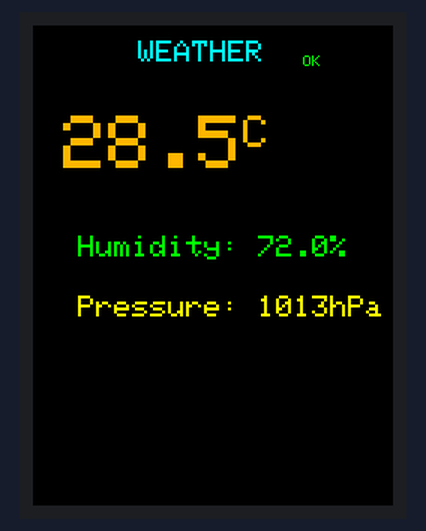
Bench run of a sketch on a simulated ESP32. Parts: 240×320 colour display.

Above: at 5.4 s.

The sketch:

esp32_weather.ino
```cpp
/*
 * ESP32 Weather Station - Display Only
 * Shows fake WiFi connecting, then static weather data
 */

#include <TFT_eSPI.h>

TFT_eSPI tft = TFT_eSPI();

void setup() {
  // Init display
  tft.init();
  tft.setRotation(0);
  tft.fillScreen(TFT_BLACK);

  // Show "WiFi..." for 5 seconds
  tft.setTextColor(TFT_WHITE, TFT_BLACK);
  tft.setTextSize(3);
  tft.setCursor(70, 140);
  tft.print("WiFi...");

  delay(5000);

  // Clear and show weather
  tft.fillScreen(TFT_BLACK);

  // Title
  tft.setTextColor(TFT_CYAN, TFT_BLACK);
  tft.setTextSize(2);
  tft.setCursor(70, 10);
  tft.print("WEATHER");

  // WiFi status - green OK
  tft.setTextColor(TFT_GREEN, TFT_BLACK);
  tft.setTextSize(1);
  tft.setCursor(180, 20);
  tft.print("OK");

  // Temperature - fixed 28.5
  tft.setTextColor(TFT_ORANGE, TFT_BLACK);
  tft.setTextSize(5);
  tft.setCursor(20, 60);
  tft.print("28.5");
  tft.setTextSize(3);
  tft.print("C");

  // Humidity - fixed 72%
  tft.setTextColor(TFT_GREEN, TFT_BLACK);
  tft.setTextSize(2);
  tft.setCursor(30, 140);
  tft.print("Humidity: 72.0%");

  // Pressure - fixed 1013 hPa
  tft.setTextColor(TFT_YELLOW, TFT_BLACK);
  tft.setCursor(30, 180);
  tft.print("Pressure: 1013hPa");


}

void loop() {
  // Nothing to update - static display
  delay(1000);
}
```
